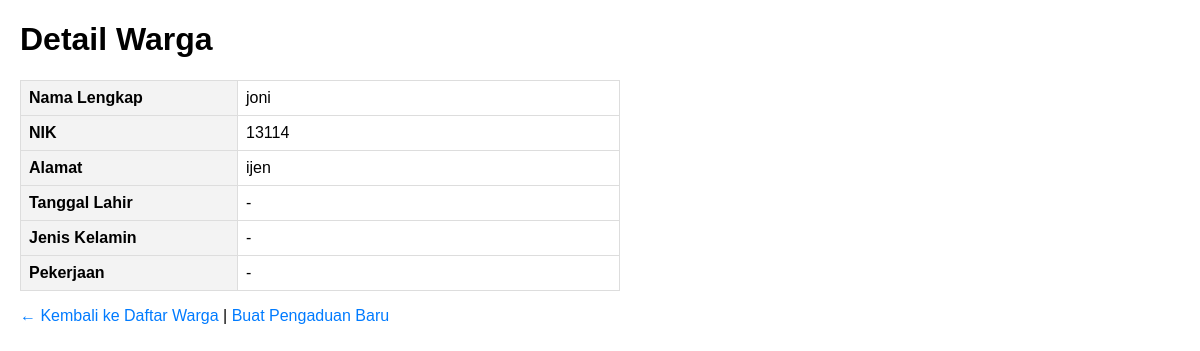
The page /warga/11/ on the database its author committed.
### warga/models.py (models this page shows, shortened)
class Warga(models.Model):
    nik          = models.CharField(max_length=16, unique=True)
    nama_lengkap = models.CharField(max_length=120)
    alamat       = models.TextField()
    no_telepon   = models.CharField(max_length=15, blank=True)  # ← baru
    tanggal        = models.DateField(auto_now_add=True)   # ← kolom baru

### warga/views.py (the view)
# urls.py: path('<int:pk>/', WargaDetailView.as_view(), name='warga-detail'),
class WargaDetailView(DetailView):
    model = Warga
    template_name = 'warga/warga_detail.html'
    context_object_name = 'warga'

### warga/templates/warga/warga_detail.html (shortened to what this page needs)
<!DOCTYPE html>
<html lang="id">
<head>
</head>
<body>
  <h1>Detail Warga</h1>
  <table>
    <tr><th>Nama Lengkap</th><td>{{ object.nama_lengkap }}</td></tr>
    <tr><th>NIK</th><td>{{ object.nik }}</td></tr>
    <tr><th>Alamat</th><td>{{ object.alamat|default:"-" }}</td></tr>
    <tr><th>Tanggal Lahir</th><td>{{ object.tanggal_lahir|date:"d M Y"|default:"-" }}</td></tr>
    <tr><th>Jenis Kelamin</th><td>{{ object.jenis_kelamin|default:"-" }}</td></tr>
    <tr><th>Pekerjaan</th><td>{{ object.pekerjaan|default:"-" }}</td></tr>
  </table>
  <div class="actions">
    <a href="{% url 'warga-list' %}">← Kembali ke Daftar Warga</a> |
    <a href="{% url 'pengaduan-tambah' %}">Buat Pengaduan Baru</a>
  </div>
</body>
</html>

### warga/templates/warga/warga_detail.html (style rules this page uses)
body { font-family: Arial, sans-serif; margin: 20px; }
table { border-collapse: collapse; width: 100%; max-width: 600px; margin-top: 16px; }
th, td { border: 1px solid #ddd; padding: 8px; text-align: left; vertical-align: top; }
th { background: #f3f3f3; width: 200px; }
a { color: #007BFF; text-decoration: none; }
.actions { margin-top: 16px; }

### rows shown on the page
Warga: nama_lengkap "joni", nik "13114", alamat "ijen"

### other values the page prints
{{ object.tanggal_lahir|date:"d M Y"|default:"-" }} "-"
{{ object.jenis_kelamin|default:"-" }} "-"
{{ object.pekerjaan|default:"-" }} "-"
